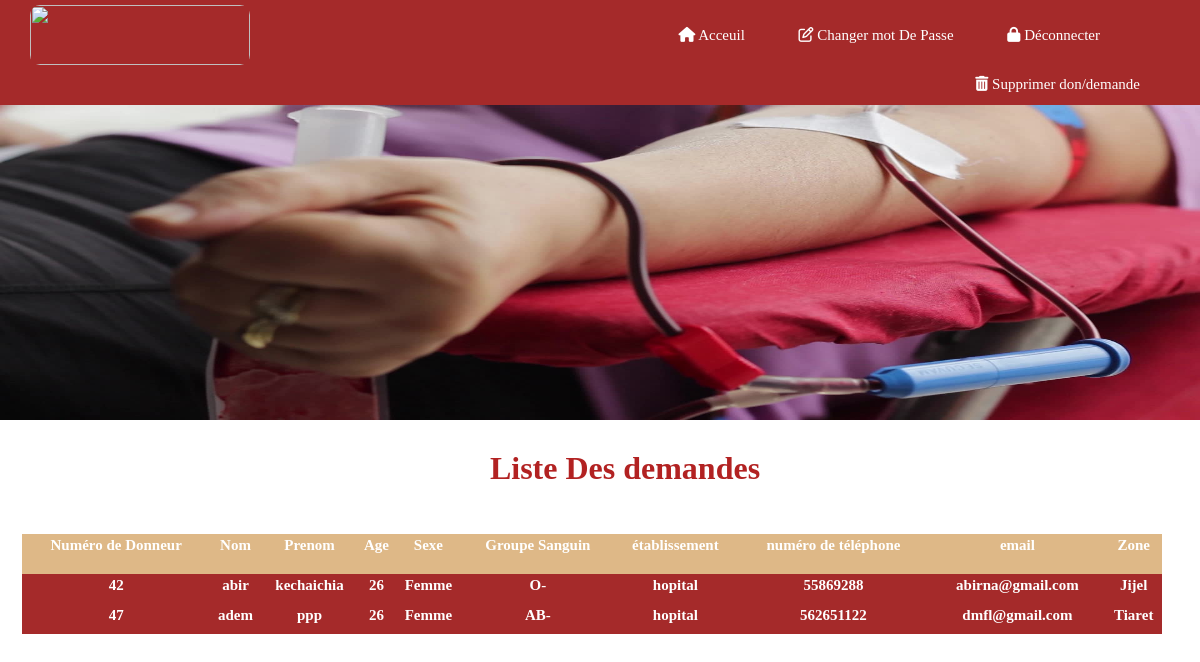
The app's page /listpatieent.php with its own data.
### tables this page shows
CREATE TABLE `visiteur` (
  `id_visiteur` int(255) NOT NULL,
  `Nom` varchar(30) NOT NULL,
  `Prenom` varchar(30) NOT NULL,
  `Age` int(2) NOT NULL,
  `Sexe` varchar(20) NOT NULL,
  `Groupe_de_sang` varchar(10) NOT NULL,
  `Date_de_donne` date NOT NULL,
  `Numero` int(10) NOT NULL,
  `email` varchar(30) NOT NULL,
  `adresse` varchar(100) NOT NULL,
  `id_adresse` int(100) NOT NULL,
  `Type` int(11) NOT NULL,
  `établissement` varchar(100) NOT NULL
);

### listpatieent.php (the view, shortened to what this page needs)
<!DOCTYPE html>
<html>
<head>
<link rel="stylesheet" href="https://cdn.jsdelivr.net/npm/bulma@0.8.0/css/bulma.min.css">
<link rel="stylesheet" href="src/css/main.css">
</head>
<body>
<div class="block">
<header class="header">
<a href="#"  class="header-logo"><img src="src/img/logo.png" class="image-lien"></a>
<div class="header-menu">
  <a href="inteface-conecter.php"><i class="fa fa-home" aria-hidden="true"></i>  Acceuil</a>
  <a href="change-mdp.php"><i class="fa fa-pencil-square-o" aria-hidden="true"></i> Changer mot De Passe</a>
  <a href="deconnecter.php"><i class="fa fa-lock" aria-hidden="true"></i>  Déconnecter</a>
</div>
</header>
</div>
<div class="block">
<header class="header1">
    <div class="header-menu1">
<a href="suprimmer.php"><i class="fa fa-trash" aria-hidden="true"></i> Supprimer don/demande</a>
      </div>
</header>
</div>
 <div class="block">
    <div class="banner">
 <img src="src/img/banner1.jpg" alt="sang "  class="image-banner" >
     </div>
    </div>
    <h1 class="title">Liste Des demandes</h1>
      <br>
<?php
$dbhost="localhost";
$dbuser="root";
$dbpass="";
$dbname="banque_de_sang";
$conn=mysqli_connect($dbhost,$dbuser,$dbpass,$dbname);
$sql="SELECT * from visiteur WHERE Type=2";
$resulta=mysqli_query($conn,$sql);
$nr=mysqli_num_rows($resulta);
if($nr==0){
  echo "<div class='msg'> <p  class='msg1'> il existe  pas de patient</p> </div>";
}
else{
  echo " <table   style=' width:95% ; text-align:center; border:1px;margin-left:22px;height:100px;'>\n" ;
 echo"<tr style=' background-color:burlywood; color:brown;height:40px;' >\n";
    echo"<th class='titletabl'>Numéro de Donneur</th>\n";
             echo"  <th   class='titletabl'> Nom </th>\n";
             echo"  <th class='titletabl'> Prenom </th>\n";
             echo"  <th class='titletabl'>Age</th>\n";
             echo"  <th class='titletabl'> Sexe </th>\n";
             echo"  <th class='titletabl'> Groupe Sanguin </th>\n";
             echo"  <th class='titletabl'>établissement</th>\n";
             echo"  <th class='titletabl'>numéro de téléphone</th>\n";
             echo"  <th class='titletabl'>email</th>\n";
             echo"  <th class='titletabl'> Zone </th>\n";
echo"</tr> \n";
while($row = $resulta->fetch_assoc()){
  echo"<tr style=' nth-child(even){background-color:brown;}; background-color:burlywood; color:brown; height:30px;'>\n";
  echo"<th style=' background-color:brown;color:white;' class='titletabl'>$row[id_visiteur]</th>\n";
           echo"  <th  style=' background-color:brown;color:white;' class='titletabl'> $row[Nom]</th>\n";
           echo"  <th  style=' background-color:brown; color:white;;' class='titletabl'> $row[Prenom] </th>\n";
           echo"  <th style=' background-color:brown;color:white;' class='titletabl'>$row[Age]</th>\n";
           echo"  <th  style=' background-color:brown;color:white;' class='titletabl'>$row[Sexe] </th>\n";
           echo"  <th style=' background-color:brown;color:white;' class='titletabl'> $row[Groupe_de_sang] </th>\n";
           echo"  <th style=' background-color:brown;color:white;' class='titletabl'>$row[établissement]</th>\n";
           echo"  <th style=' background-color:brown;color:white;' class='titletabl'>$row[Numero]</th>\n";
           echo"  <th  style=' background-color:brown;color:white;' class='titletabl'> $row[email] </th>\n";
           echo"  <th style=' background-color:brown;color:white;' class='titletabl'> $row[adresse] </th>\n";
echo"</tr> \n";
}
}
?>
               </body></html>

### main.css (style rules this page uses)
.header { width: 100%; margin-left: 0px; margin-right: 0px; margin-top:0 px; margin-bottom: 0px; height: 70px; top:0; background-color:brown; position: fixed; line-height: 70px; }
.header a i { color: white; }
.header1 a i { color: white; }
.header1 { width: 100%; margin-left: 0px; margin-right: 0px; margin-top:70px; margin-bottom: 0px; height: 35px; top:0; background-color:brown; position: fixed; line-height: 25px; }
.header .header-logo { color:white; font-family: cursive ; float: left; margin-left: 30px; font-size: 18px; }
.header .header-menu { float: right; margin-right: 50px; margin-top: 0%; top:20px; font-family: cursive; font-size: 15px; }
.header1 .header-menu1 { float: right; margin-right: 10px; margin-top: 2px; top:20px; font-family: cursive; font-size: 15px; }
.titletabl { margin-top: 40px; font-family: cursive; font-size: 15px; color: white; text-align: center; }
.header .header-menu a { top:40px; margin-right: 50px; color:white; }
.header1 .header-menu1 a { top:40px; margin-right: 50px; color:white; }
.banner .image-banner { margin-left: 0%; margin-right: 0%; margin-top:0px; margin-bottom: 0px; background-size: 0px; width:2500px ;height:360px; }
.banner { margin-top: 60px; }
.title { color:firebrick; font-family: cursive; margin-left: 50px; margin-right: 0; text-align: center; float:none; }
.image-lien { margin-top: 5px; width: 220px; height: 60px; border-radius: 10px; }
.fa { color:brown; }

### records on screen
visiteur: id_visiteur "42", Nom "abir", Prenom "kechaichia", Age "26", Sexe "Femme", Groupe_de_sang "O-", établissement "hopital", Numero "55869288", email "abirna@gmail.com", adresse "Jijel"
visiteur: id_visiteur "47", Nom "adem", Prenom "ppp", Age "26", Sexe "Femme", Groupe_de_sang "AB-", établissement "hopital", Numero "562651122", email "dmfl@gmail.com", adresse "Tiaret"
